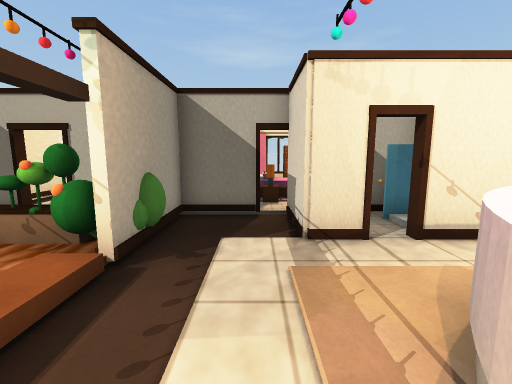
view 1 (above)

12 first-person views from a walk through a scene from a Unity 3-D project. The camera is 1.4 m above the floor, tilts 8° down and sees 90° across. Doors are open. The floor is counted in squares, 1 m on a side. Each view is taken from the middle of a square. On the plan, view 1 faces up. The plan holds only what a view shows up to about 13 squares ahead; the rest is blank. The place goes on beyond the plan.

view 2
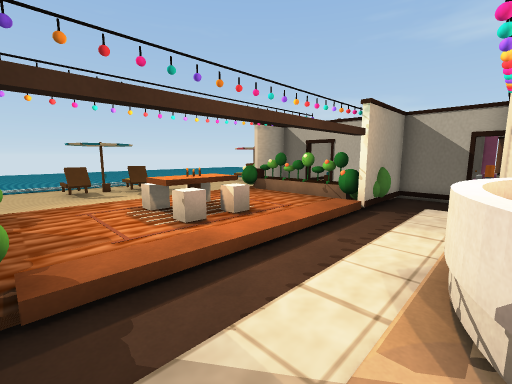

view 3
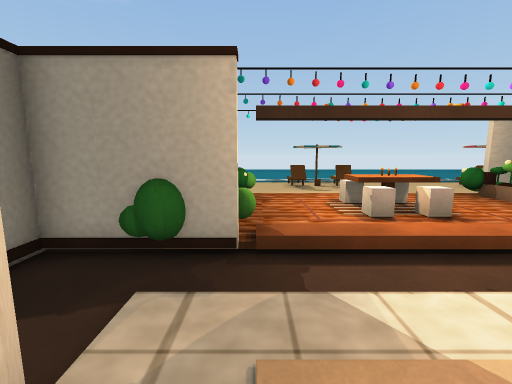

view 4
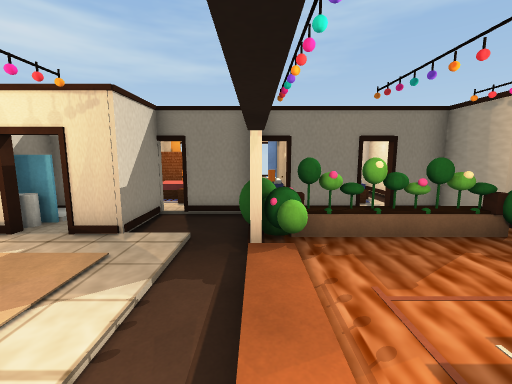

view 5
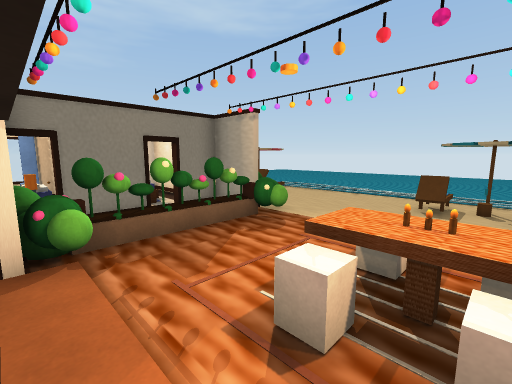

view 6
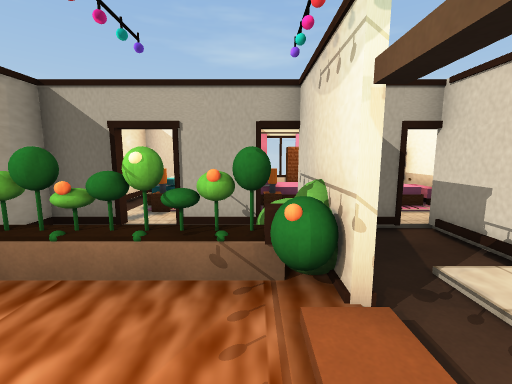

view 7
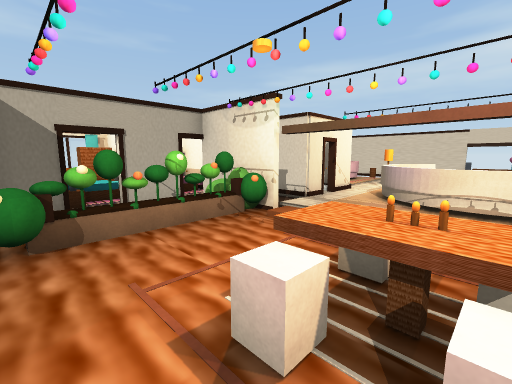

view 8
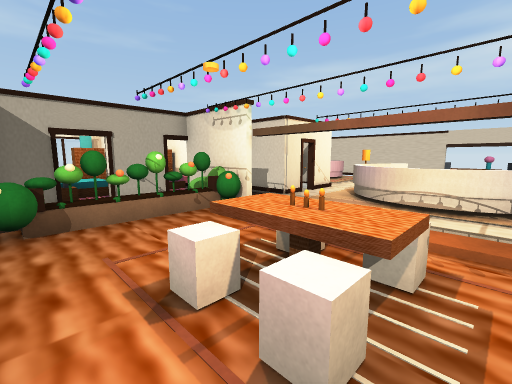

view 9
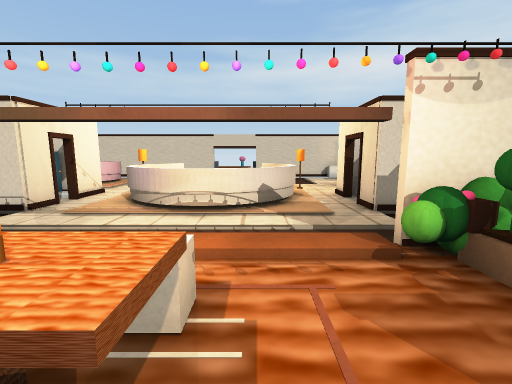

view 10
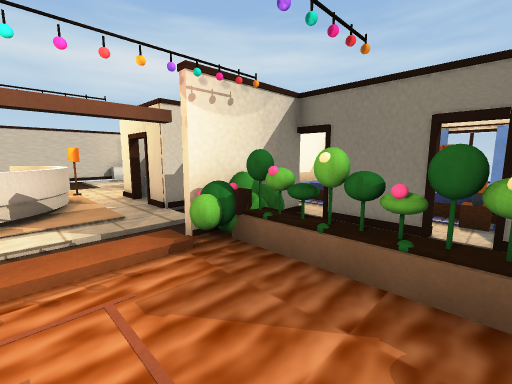

view 11
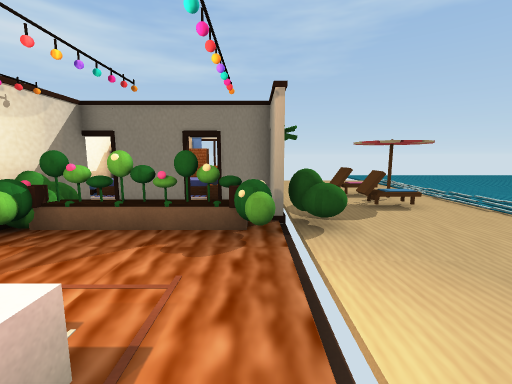

view 12
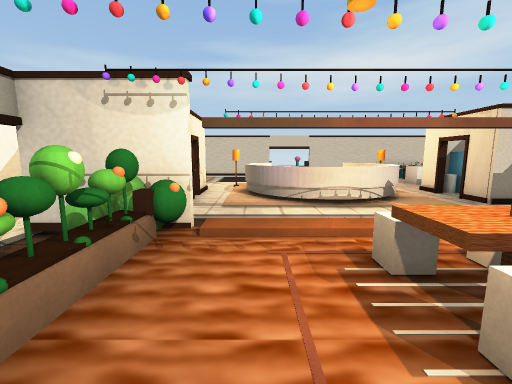

### Floor plan
Key: @ floor where view 1 was taken; # wall or solid block; x gap in a wall; . main floor; - floor 0.25 m lower than the main floor; / step, stairs or slope; v drop or lower ground; O other object.
Columns run from 9 left of view 1 to 6 right of it. Each row starts with its distance up from view 1.
  9   v vv  v  #
  8   vOvvOOvO##   O
  7    vv#vv#####  O
  6  Ovvvvv#.##  # O
  5  Ov   OO..# .# O
  4   OOOOOO..##x# .
  3   O....O......O.
  2   ...../...OOOO
  1   ...../..OO
  0   .OOO./.@O
 -1   .OOO./..O
 -2   ...../..OO
 -3   ...../...OOOO
 -4 - O...OO......O.
 -5 - OOOOOO..####..
 -6 OO    OO..# ##
 -7 OO ##.##.##  #
 -8   #########

Positions as (right, up) in squares from view 1, and headings:
1: (0, 0), facing up
2: (1, -4), facing up-left
3: (2, -4), facing left
4: (-2, 0), facing down
5: (-2, 0), facing down-left
6: (-3, 1), facing up
7: (-7, -1), facing up-right
8: (-7, -2), facing up-right
9: (-6, -2), facing right
10: (-6, -2), facing down-right
11: (-7, 0), facing down
12: (-7, 2), facing right
